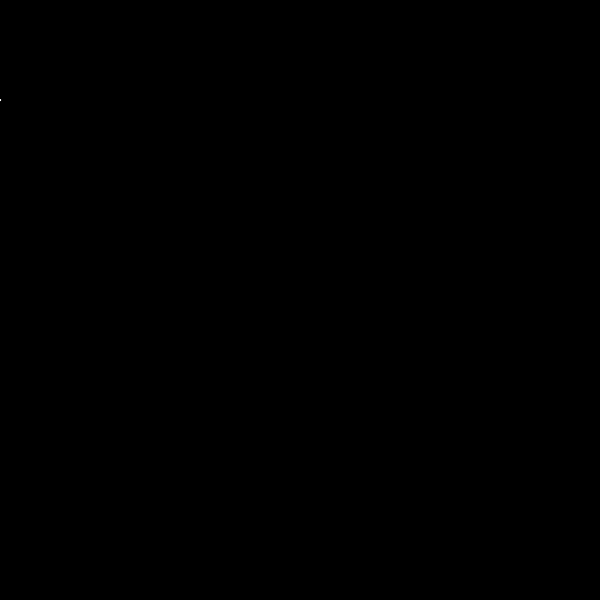
Frame 1 (no input)
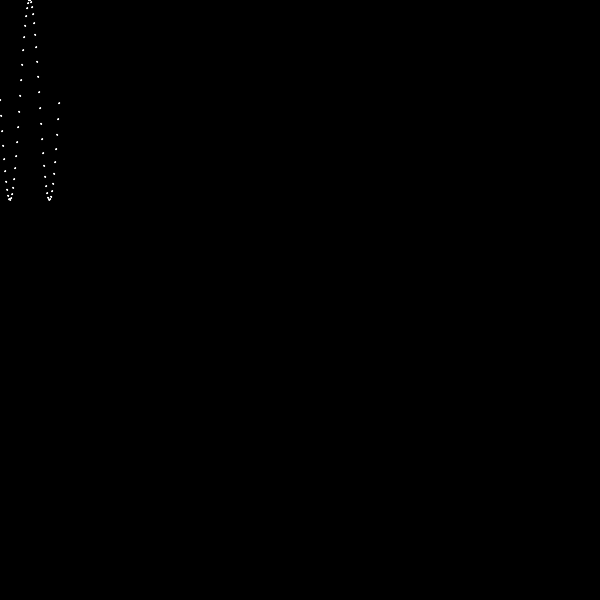
Frame 60 (the mouse pressed at the canvas centre just before this capture)
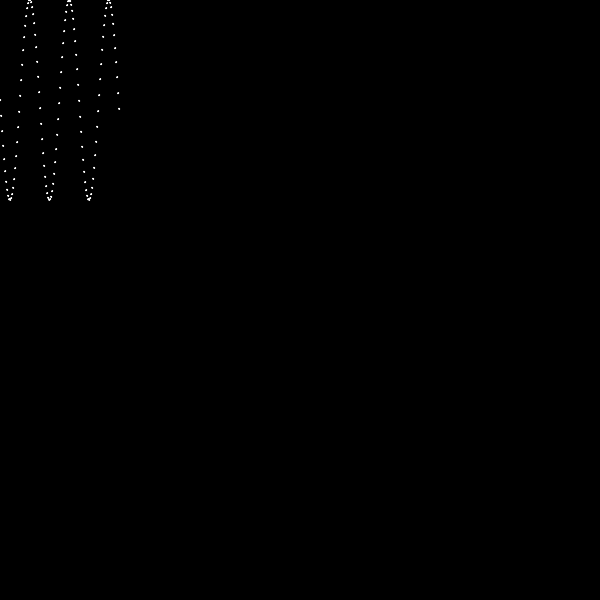
Frame 120 (the mouse held since frame 60 and released just before this capture)

The Processing sketch that drew these frames (run headless with seeded random() and noise(); from frame 60 on, the mouse is pressed at the canvas centre):

// Processing sketch: w10_graphs_pde
// ── w10_graphs_pde.pde
//All three "graphs" will use these variables
int angle; //The degree angle we will use for sin() and cos() functions.
int dotDiameter;//The size of the circle that will be graphing.

int sinAmplitude;
int circRadius;
int spiralRadius;

void setup() {
  size(600, 600);
  background(0);
  dotDiameter = 4;
  sinAmplitude = 100;
  circRadius = 100;
  spiralRadius = 100;
  angle = 0;
  stroke(255);
}//setup

void draw() {
  //background(0);
  //sin curve
  drawSinCurve(angle, sinAmplitude, sinAmplitude);
  //circle
  drawCircle(angle, circRadius, width/2, sinAmplitude*2 + circRadius);
  //concentric circles
  drawCircle(angle, spiralRadius, width/2, sinAmplitude*2 + circRadius*3);

  angle++;
}//draw

void drawSinCurve(int degrees, int amplitude, int yOffset) {
  float inc = TWO_PI;
  circle(degrees, yOffset + sin(degrees / inc) * amplitude, 1);
  degrees += 20;
}
void drawCircle(int degrees, int radius, int xOffset, int yOffset) {
  
}
